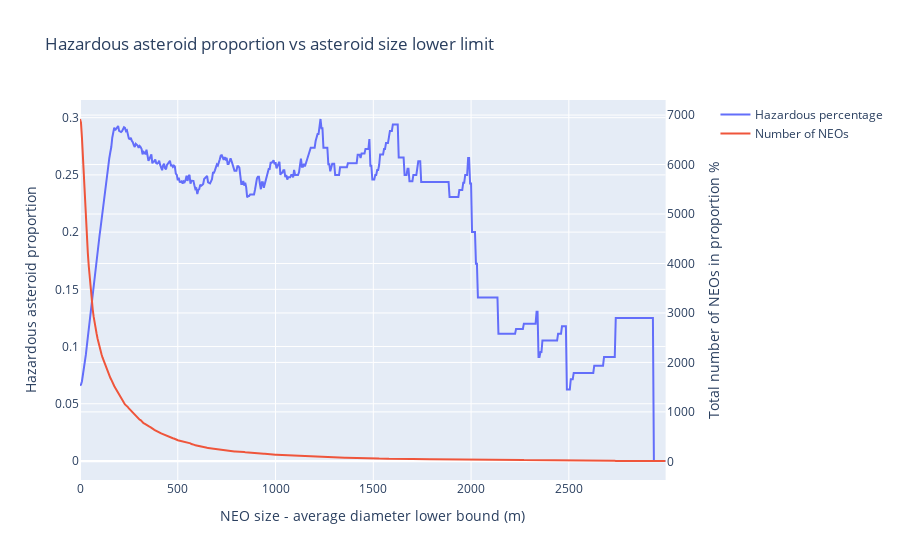

The code cell stored with this chart in its notebook:
### Code cell
from src.utils import display_hazardous_proportion
import plotly.graph_objects as go
from plotly.subplots import make_subplots

# make plot data
hazardous_list = []
total_neos_counted = []
haz1 = []
haz2 = []
haz3 = []

# have a point every 5m to reduce clutter
for i in range(600): # 600 chosen as only 7 data points above 3000m diameter, thus those 7 are filtered
    hazardous_proportion_result = display_hazardous_proportion(full_relevant_approach_df, 5*i, False)
    hazardous_list.append([hazardous_proportion_result[0], hazardous_proportion_result[1]])
    total_neos_counted.append(hazardous_proportion_result[2])

    # below for making plot in below chunk of code
    haz1.append(hazardous_proportion_result[0])
    haz2.append(hazardous_proportion_result[1])
    haz3.append(hazardous_proportion_result[2])

'''
##### METHOD 1 WITHOUT TOTAL # OF NEOS IN % CALCULATION #####
# convert to df
new_hazardous_df = pd.DataFrame(hazardous_list, columns=['average approach distance', 'hazardous proportion'])

# plot lower limit and hazardous percentage
hazardous_fig = px.line(new_hazardous_df, x='average approach distance', y='hazardous proportion', 
                        title='Hazardous asteroid proportion vs asteroid size lower limit',
                        labels={
                            "average approach distance": "NEO size - average diameter lower bound (m)",
                            "hazardous proportion": "Hazardous asteroid proportion",
                        })
hazardous_fig.show()
##### END METHOD 1 #####
'''

##### METHOD 2 BASED ON FEEDBACK DURING PRESENTATION #####
# Create figure with secondary y-axis
hazardous_fig = make_subplots(specs=[[{"secondary_y": True}]])

# Add traces
hazardous_fig.add_trace(
    go.Scatter(x=haz1, y=haz2, name="Hazardous percentage"),
    secondary_y=False,
)

hazardous_fig.add_trace(
    go.Scatter(x=haz1, y=haz3, name="Number of NEOs"),
    secondary_y=True,
)

# Add figure title
hazardous_fig.update_layout(
    title_text="Hazardous asteroid proportion vs asteroid size lower limit"
)

# Set x-axis title
hazardous_fig.update_xaxes(title_text="NEO size - average diameter lower bound (m)")

# Set y-axes titles
hazardous_fig.update_yaxes(title_text="Hazardous asteroid proportion", secondary_y=False)
hazardous_fig.update_yaxes(title_text="Total number of NEOs in proportion %", secondary_y=True)

hazardous_fig.show()
##### END METHOD 2 #####

# export for viewing in html
hazardous_fig.write_html("neo_size_lower_limit_vs_hazardous_proportion.html")

### Figure 1 — Plotly figure (JSON) as saved in the notebook; plotly's stock layout.template omitted (floating-point values rounded to 4 significant figures; data arrays with more than 128 entries replaced by an {"elided": "..."} marker saying what was removed)
{"data": [{"name": "Hazardous percentage", "type": "scatter", "x": {"elided": "600 int values"}, "xaxis": "x", "y": {"elided": "600 float values"}, "yaxis": "y"}, {"name": "Number of NEOs", "type": "scatter", "x": {"elided": "600 int values"}, "xaxis": "x", "y": {"elided": "600 int values"}, "yaxis": "y2"}], "layout": {"title": {"text": "Hazardous asteroid proportion vs asteroid size lower limit"}, "xaxis": {"anchor": "y", "domain": [0, 0.94], "title": {"text": "NEO size - average diameter lower bound (m)"}}, "yaxis": {"anchor": "x", "domain": [0, 1], "title": {"text": "Hazardous asteroid proportion"}}, "yaxis2": {"anchor": "x", "overlaying": "y", "side": "right", "title": {"text": "Total number of NEOs in proportion %"}}}}
